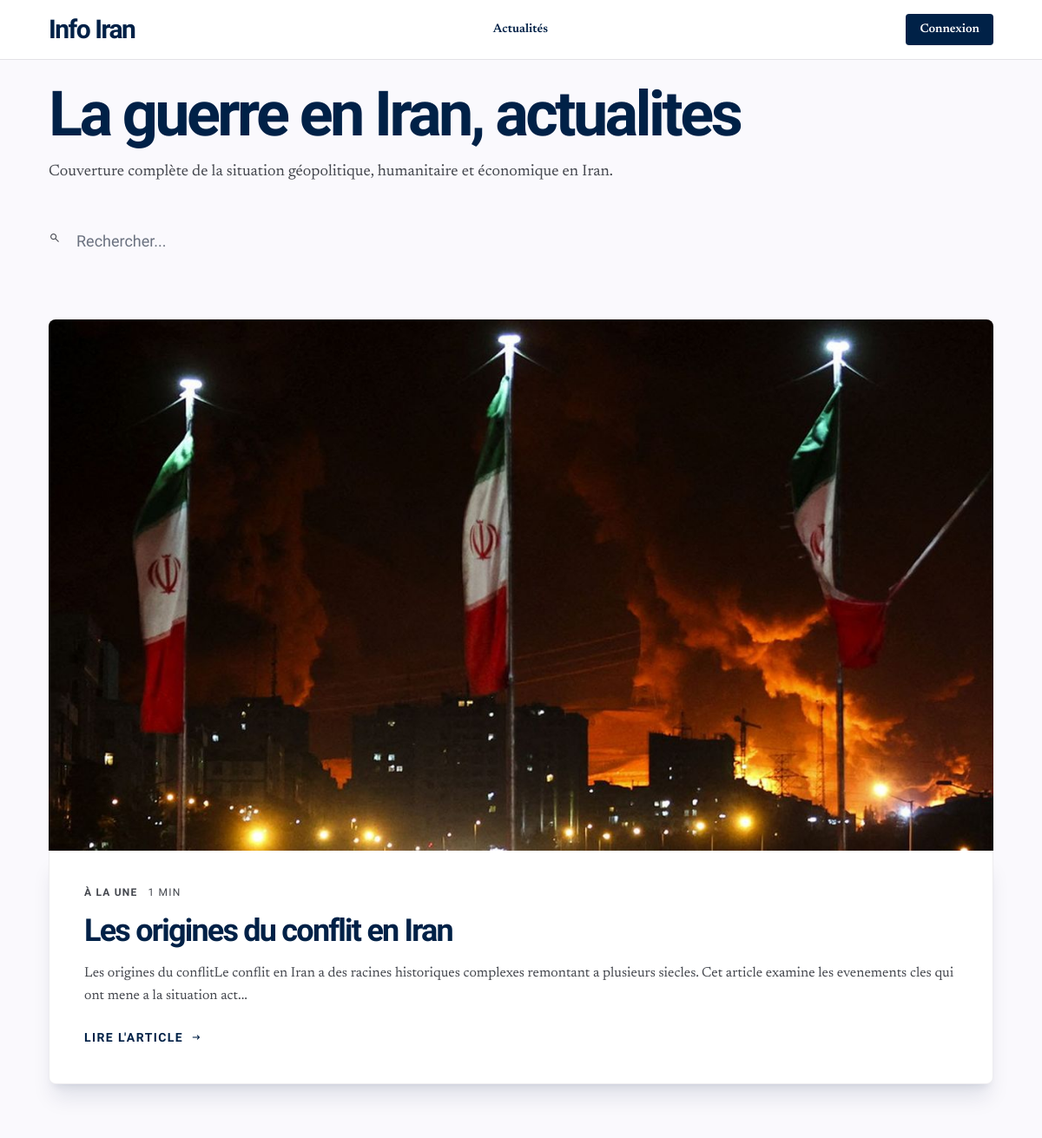
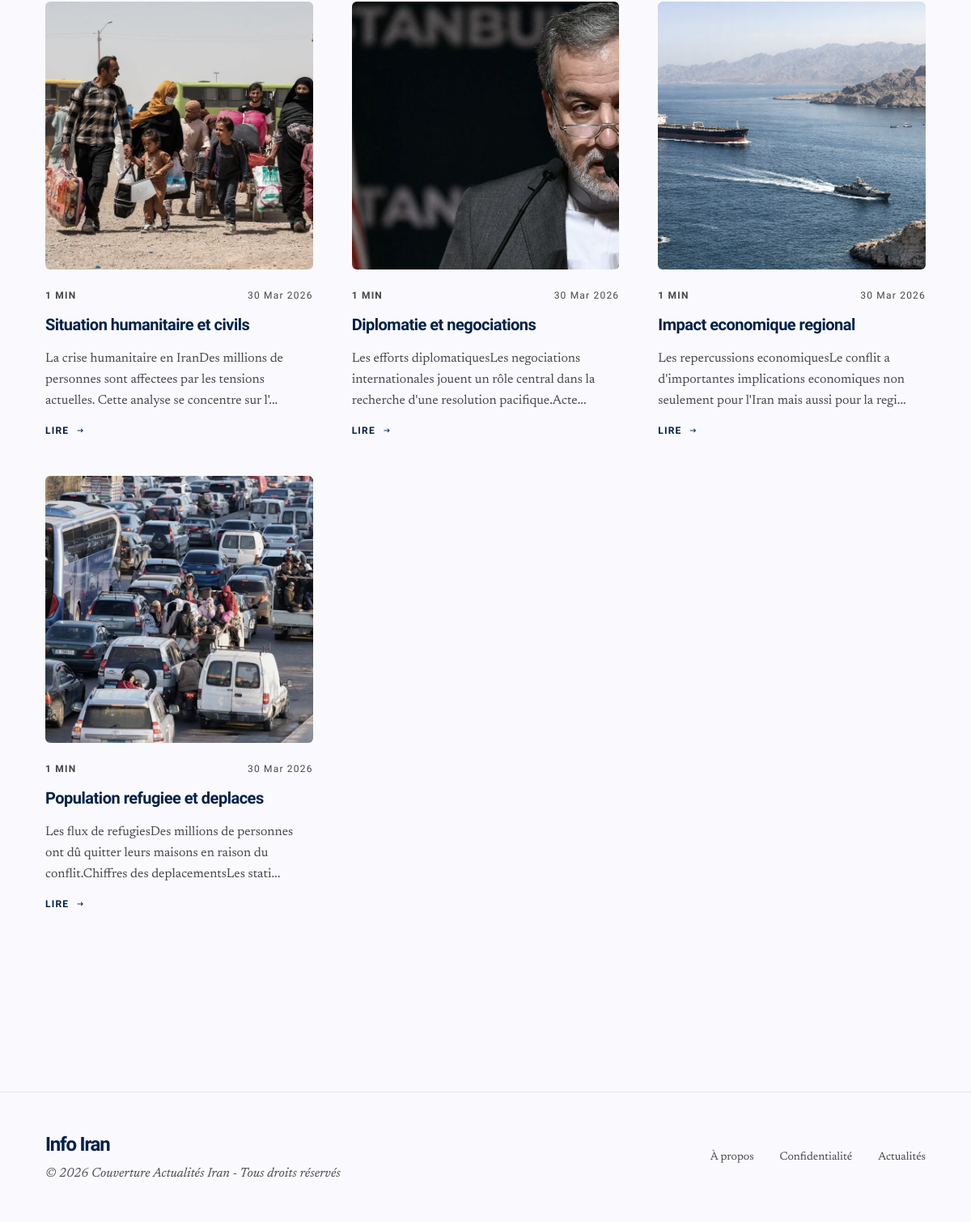
The page / on the database its author committed (2 pictures, top to bottom).
### tables this page shows
CREATE TABLE articles (
    id INT AUTO_INCREMENT PRIMARY KEY,
    titre VARCHAR(255) NOT NULL,
    slug VARCHAR(255) NOT NULL UNIQUE,
    contenu TEXT NOT NULL,
    image_url VARCHAR(255),
    image_alt VARCHAR(150),
    meta_description VARCHAR(160),
    published_by INT,
    date_creation TIMESTAMP DEFAULT CURRENT_TIMESTAMP,
    date_modification TIMESTAMP DEFAULT CURRENT_TIMESTAMP ON UPDATE CURRENT_TIMESTAMP,
    FOREIGN KEY (published_by) REFERENCES utilisateurs(id) ON DELETE SET NULL,
    INDEX (slug),
    INDEX (date_creation),
    INDEX (published_by)
);

### index.php (called while the page is built)
<?php
require_once __DIR__ . '/frontoffice/articles-list.php';
?>

### includes/functions.php (called while the page is built, shortened)
<?php
function normalizeBasePath(string $basePath): string
{
    $basePath = trim(str_replace('\\', '/', $basePath));
    return '/' . trim($basePath, '/');
}
function getBasePath(): string
{
    if (defined('APP_BASE_PATH')) {
        return normalizeBasePath((string) APP_BASE_PATH);
    }
    return detectBasePathFromScript();
}
function withBasePath(string $path, ?string $basePath = null): string
{
    $basePath = $basePath ?? getBasePath();
    $cleanPath = ltrim($path, '/');
    return ($basePath !== '' ? $basePath : '') . '/' . $cleanPath;
}
function resolveImageUrl(string $url, ?string $basePath = null): string
{
    $basePath = $basePath ?? getBasePath();
    $clean = trim($url);
    return withBasePath($clean, $basePath);
}
function escape(string $value): string
{
    return htmlspecialchars($value, ENT_QUOTES, 'UTF-8');
}
function getShortenedExcerpt(string $content, int $length = 150): string
{
    $text = strip_tags($content);
    $text = trim($text);
    if (mb_strlen($text) > $length) {
        return mb_substr($text, 0, $length) . '...';
    }
    return $text;
}
function calculateReadTime(string $content): int
{
    $wordCount = str_word_count(strip_tags($content));
    return max(1, (int) ceil($wordCount / 200));
}

### frontoffice/articles-list.php (the view, shortened to what this page needs)
<?php
require_once __DIR__ . '/../includes/db.php';
require_once __DIR__ . '/../includes/functions.php';
$stmt = $pdo->prepare('SELECT id, titre, slug, contenu, image_url, image_alt, meta_description, date_creation FROM articles ORDER BY date_creation DESC');
$stmt->execute();
$articles = $stmt->fetchAll();
$featured = !empty($articles) ? array_shift($articles) : null;
$basePath = getBasePath();
?>
<!DOCTYPE html>
<html class="light" lang="fr">
<head>
    <script src="https://cdn.tailwindcss.com?plugins=forms,container-queries"></script>
</head>
<body class="bg-surface text-onSurface font-body selection:bg-blue-100">
<header class="fixed top-0 w-full z-50 bg-white/90 backdrop-blur-md border-b border-line">
    <div class="max-w-6xl mx-auto px-4 md:px-8 py-4 flex items-center justify-between">
        <a class="text-2xl md:text-3xl font-black tracking-tighter text-primary font-headline" href="<?= escape(withBasePath('guerre-iran-actualites', $basePath)) ?>">Info Iran</a>
        <nav class="hidden md:flex gap-8">
            <a class="text-sm font-semibold text-primary hover:text-muted transition-colors" href="<?= escape(withBasePath('guerre-iran-actualites', $basePath)) ?>">Actualités</a>
        </nav>
        <a class="text-sm font-semibold text-white bg-primary px-4 py-2 rounded shadow-sm hover:bg-opacity-90 transition-colors" href="<?= escape(withBasePath('backoffice/login.php', $basePath)) ?>">Connexion</a>
    </div>
</header>
<main class="pt-24 pb-16">
    <section class="max-w-6xl mx-auto px-4 md:px-8 mb-16">
        <div class="mb-10">
            <h1 class="font-headline font-black text-5xl md:text-7xl text-primary tracking-tighter leading-none mb-4">
                La guerre en Iran, actualites
            </h1>
            <p class="text-lg text-muted font-body">
                Couverture complète de la situation géopolitique, humanitaire et économique en Iran.
            </p>
        </div>
        <div class="relative max-w-md">
            <span class="absolute left-0 top-3 text-muted">
                <span class="material-symbols-outlined text-sm">search</span>
            </span>
            <input class="w-full bg-transparent border-none border-b border-line focus:border-primary focus:ring-0 py-3 pl-8 font-headline text-lg transition-all outline-none" placeholder="Rechercher..." type="text"/>
        </div>
    </section>
    <?php if ($featured): ?>
    <section class="max-w-6xl mx-auto px-4 md:px-8 mb-16">
        <div class="group">
            <div class="overflow-hidden rounded-t-md md:rounded-t-lg">
                <img class="w-full aspect-[16/9] object-cover hover:scale-105 transition-transform duration-500"
                     src="<?= escape(resolveImageUrl($featured['image_url'], $basePath)) ?>"
                     alt="<?= escape($featured['image_alt'] ?? 'Article') ?>" loading="lazy"/>
            </div>
            <div class="bg-white p-8 md:p-10 shadow-xl shadow-primary/10 rounded-b-md md:rounded-b-lg border border-t-0 border-line/60">
                <div class="flex items-center gap-3 mb-4">
                    <span class="font-headline text-xs text-muted uppercase tracking-widest font-semibold">À la Une</span>
                    <span class="font-headline text-xs text-muted tracking-widest"><?= (int)calculateReadTime($featured['contenu']) ?> MIN</span>
                </div>
                <h2 class="font-headline font-black text-3xl md:text-4xl text-primary tracking-tighter leading-tight mb-4">
                    <?= escape($featured['titre']) ?>
                </h2>
                <p class="font-body text-muted leading-relaxed mb-6">
                    <?= escape(getShortenedExcerpt($featured['contenu'], 180)) ?>
                </p>
                <a class="inline-flex items-center gap-2 group/link" href="<?= escape(withBasePath('articles/' . $featured['slug'], $basePath)) ?>">
                    <span class="font-headline font-bold text-sm uppercase tracking-widest text-primary">Lire l'article</span>
                    <span class="material-symbols-outlined text-primary group-hover/link:translate-x-1 transition-transform text-sm">arrow_right_alt</span>
                </a>
            </div>
        </div>
    </section>
    <?php endif; ?>
    <section class="max-w-6xl mx-auto px-4 md:px-8">
        <?php if (!empty($articles)): ?>
            <div class="grid grid-cols-1 md:grid-cols-3 gap-12 mb-16">
                <?php foreach ($articles as $article): ?>
                <article class="flex flex-col gap-6 group">
                    <div class="overflow-hidden rounded-md">
                        <img class="w-full aspect-square object-cover grayscale-[0.3] group-hover:grayscale-0 transition-all duration-500"
                                src="<?= escape(resolveImageUrl($article['image_url'], $basePath)) ?>"
                             alt="<?= escape($article['image_alt'] ?? 'Article') ?>" loading="lazy"/>
                    </div>
                    <div class="flex flex-col gap-4">
                        <div class="flex justify-between items-center">
                            <span class="font-headline font-bold uppercase tracking-widest text-xs text-muted"><?= (int)calculateReadTime($article['contenu']) ?> MIN</span>
                            <span class="font-headline text-xs text-muted tracking-widest">
                                <?= date('d M Y', strtotime($article['date_creation'])) ?>
                            </span>
                        </div>
                        <h3 class="font-headline font-bold text-xl text-primary tracking-tight leading-tight">
                            <?= escape($article['titre']) ?>
                        </h3>
                        <p class="font-body text-muted leading-relaxed line-clamp-3">
                            <?= escape(getShortenedExcerpt($article['contenu'], 130)) ?>
                        </p>
                        <a class="inline-flex items-center gap-2 group/link mt-auto" href="<?= escape(withBasePath('articles/' . $article['slug'], $basePath)) ?>">
                            <span class="font-headline font-bold text-xs uppercase tracking-widest text-primary">Lire</span>
                            <span class="material-symbols-outlined text-primary group-hover/link:translate-x-1 transition-transform text-xs">arrow_right_alt</span>
                        </a>
                    </div>
                </article>
                <?php endforeach; ?>
            </div>
        <?php else: ?>
            <div class="py-24 text-center">
                <p class="text-lg text-muted">Aucun article disponible pour le moment.</p>
            </div>
        <?php endif; ?>
    </section>
</main>
<footer class="border-t border-line bg-surface mt-24">
    <div class="max-w-6xl mx-auto px-4 md:px-8 py-12 flex flex-col md:flex-row justify-between items-center">
        <div class="mb-8 md:mb-0">
            <h3 class="font-headline font-black text-primary text-2xl tracking-tighter">Info Iran</h3>
            <p class="font-body italic text-muted mt-2">© 2026 Couverture Actualités Iran - Tous droits réservés</p>
        </div>
        <nav class="flex gap-8 items-center">
            <a class="text-muted font-body hover:text-primary transition-colors text-sm" href="#about">À propos</a>
            <a class="text-muted font-body hover:text-primary transition-colors text-sm" href="#privacy">Confidentialité</a>
            <a class="text-muted font-body hover:text-primary transition-colors text-sm" href="<?= escape(withBasePath('guerre-iran-actualites', $basePath)) ?>">Actualités</a>
        </nav>
    </div>
</footer>
</body>
</html>

### frontoffice/articles-list.php (style rules this page uses)
body { min-height: 100dvh; }

### rows shown on the page
articles: image_url (picture), contenu "1", titre "Les origines du conflit en Iran", contenu "Les origines du conflitLe conflit en Iran a des racines historiques complexes remontant a plusieurs siecles. Cet article examine les evenements cles qui ont mene a la situation act..."
articles: image_url (picture), contenu "1", date_creation "30 Mar 2026", titre "Situation humanitaire et civils", contenu "La crise humanitaire en IranDes millions de personnes sont affectees par les tensions actuelles. Cette analyse se concentre sur l'..."
articles: image_url (picture), contenu "1", date_creation "30 Mar 2026", titre "Diplomatie et negociations", contenu "Les efforts diplomatiquesLes negociations internationales jouent un rôle central dans la recherche d'une resolution pacifique.Acte..."
articles: image_url (picture), contenu "1", date_creation "30 Mar 2026", titre "Impact economique regional", contenu "Les repercussions economiquesLe conflit a d'importantes implications economiques non seulement pour l'Iran mais aussi pour la regi..."
articles: image_url (picture), contenu "1", date_creation "30 Mar 2026", titre "Population refugiee et deplaces", contenu "Les flux de refugiesDes millions de personnes ont dû quitter leurs maisons en raison du conflit.Chiffres des deplacementsLes stati..."
